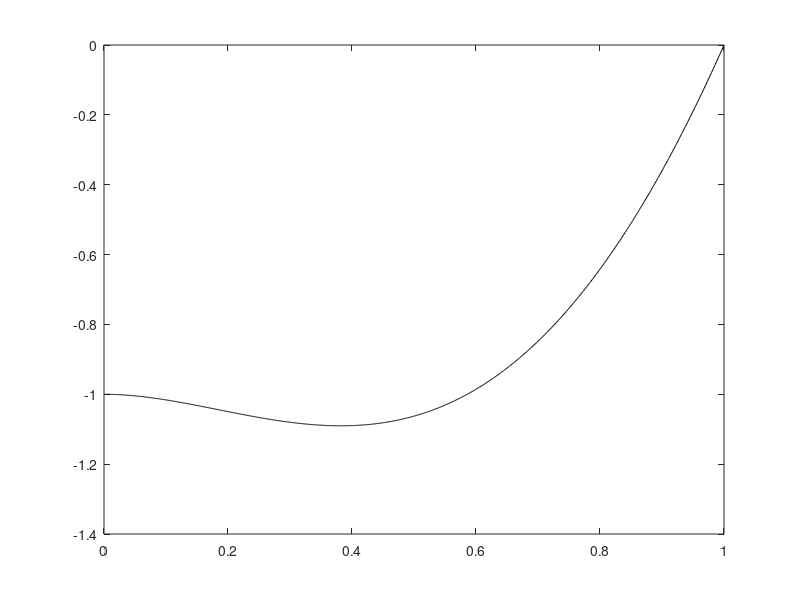

This figure's MATLAB source: (Note: this script raises an error after producing the figure.)
clear
clc

figure(1)
clf
x=linspace(0,1,1000).';
u=-x.^4+4*x.^3-2*x.^2-1;
plot(x, u, '-k')
hold on

Nvec=2.^(1:15)-1;
energyerr=zeros(size(Nvec));
energyerrhD=zeros(size(Nvec));
for j=1:length(Nvec)               
    N=Nvec(j);
    h=1/(N+1);
    
    K=sparse(N+1,N+1);
    K=K+sparse(1:N,2:N+1,-1/h,N+1,N+1);
    K=K+K.';
    K=K+sparse(1,1,1/h,N+1,N+1);
    K=K+sparse(2:N+1,2:N+1,2/h,N+1,N+1);
    
    KhD=K(2:N+1,2:N+1);
    
    f=zeros(N+1,1);
    f(1)=h*(h^2-4*h+2);
    f(2:N+1)=2*h*(h^2+6*((1:N)*h).^2-12*((1:N)*h)+2);
    
    fhD=f(2:N+1);
    
    c=K\f;
    
    chD=KhD\fhD;

    energyerr(j)=sqrt(296/105-(c.')*K*c);
    energyerrhD(j)=sqrt(296/105-(chD.')*KhD*chD);
    
    if N==3
       uN = zeros(size(x));
       for k=1:N+1
           uN = uN + c(k)*hat(x,k-1,N);
       end
       plot(x, uN, '-b')
       uNhD = zeros(size(x));
       for k=1:N
           uNhD = uNhD + chD(k)*hat(x,k,N);
       end
       plot(x, uNhD, '-r')
    end
    if N==7
        uN = zeros(size(x));
        for k=1:N+1
            uN = uN + c(k)*hat(x,k-1,N);
        end
        plot(x, uN, '-g')
        uNhD = zeros(size(x));
        for k=1:N
            uNhD = uNhD + chD(k)*hat(x,k,N);
        end
        plot(x, uNhD, '-m')
    end
end

title('$u$, $u_3$, $u_3^*$, $u_7$ and $u_7^*$ with $\alpha=\beta=0$','interpreter','latex','FontSize',12)
xlabel('$x$','interpreter','latex','FontSize',12)
legendstr{1}='$u(x)$';
legendstr{2}='$u_3(x)$';
legendstr{3}='$u_3^*(x)$';
legendstr{4}='$u_7(x)$';
legendstr{5}='$u_7^*(x)$';
legend(legendstr,'interpreter','latex','FontSize',12,'location','best')
saveas(figure(1),'hw36a.eps','epsc')

figure(2)
clf
loglog(Nvec,energyerr,'-ok')
hold on
loglog(Nvec,energyerrhD,'-ob')
title('$|||u-u_N|||$ and $|||u-u_N^*|||$ with $\alpha=\beta=0$','interpreter','latex','FontSize',12)
xlabel('$N$','interpreter','latex','FontSize',12)
legendstr2{1}='$|||u-u_N|||$';
legendstr2{2}='$|||u-u_N^*|||$';
legend(legendstr2,'interpreter','latex','FontSize',12,'location','best')
saveas(figure(2),'hw36b.eps','epsc')
